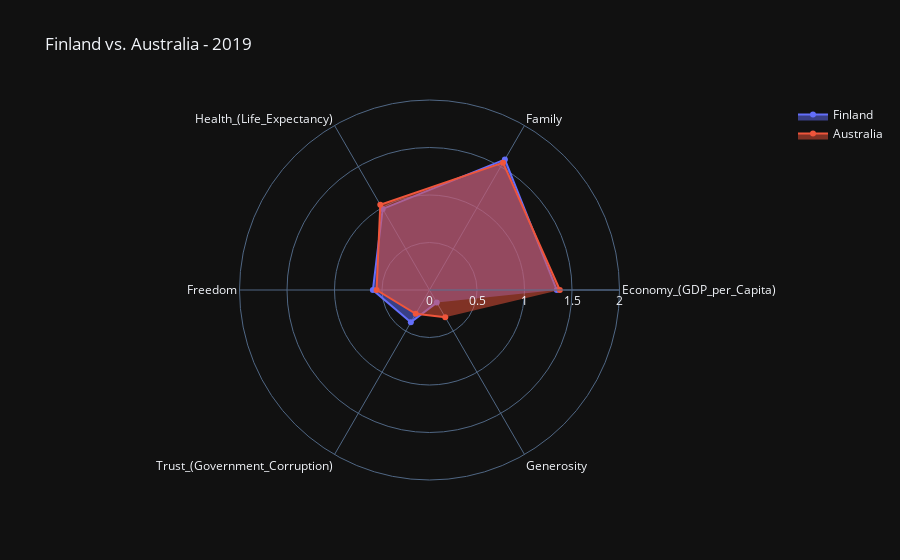

This figure's notebook cell:
### Markdown cell above
### Spider Graphs

### Code cell
categories = ['Economy_(GDP_per_Capita)', 'Family', 'Health_(Life_Expectancy)',
       'Freedom', 'Trust_(Government_Corruption)', 'Generosity']

fig = go.Figure()
aus_data ={}
top_data = {}
country_name = {}
for year in years:
    aus_data[year] = df[year].loc[df[year]['Country']=='Australia'].values
    top_data[year]  = df[year].iloc[0,:].values
    country_name[year]  = top_data[year][0]
  
    
fig.add_trace(go.Scatterpolar(
          r=top_data[2019][3:-1],
          theta=categories,
          fill='toself',
          name=f'{country_name[year]}'
    ))
fig.add_trace(go.Scatterpolar(
          r=aus_data[2019][0][3:-1],
          theta=categories,
          fill='toself',
          name='Australia'
    ))

fig.update_layout(
      polar=dict(
        radialaxis=dict(
          visible=True,
          range=[0, 2]
        )),
      title=f"{country_name[2019]} vs. Australia - 2019",
      showlegend=True
    )

fig.show()

### Figure 1 — Plotly figure (JSON) as saved in the notebook; plotly's stock layout.template omitted (floating-point values rounded to 4 significant figures)
{"data": [{"fill": "toself", "name": "Finland", "r": [1.34, 1.587, 0.986, 0.596, 0.393, 0.153], "theta": ["Economy_(GDP_per_Capita)", "Family", "Health_(Life_Expectancy)", "Freedom", "Trust_(Government_Corruption)", "Generosity"], "type": "scatterpolar"}, {"fill": "toself", "name": "Australia", "r": [1.372, 1.548, 1.036, 0.557, 0.29, 0.332], "theta": ["Economy_(GDP_per_Capita)", "Family", "Health_(Life_Expectancy)", "Freedom", "Trust_(Government_Corruption)", "Generosity"], "type": "scatterpolar"}], "layout": {"polar": {"radialaxis": {"range": [0, 2], "visible": true}}, "showlegend": true, "title": {"text": "Finland vs. Australia - 2019"}}}
